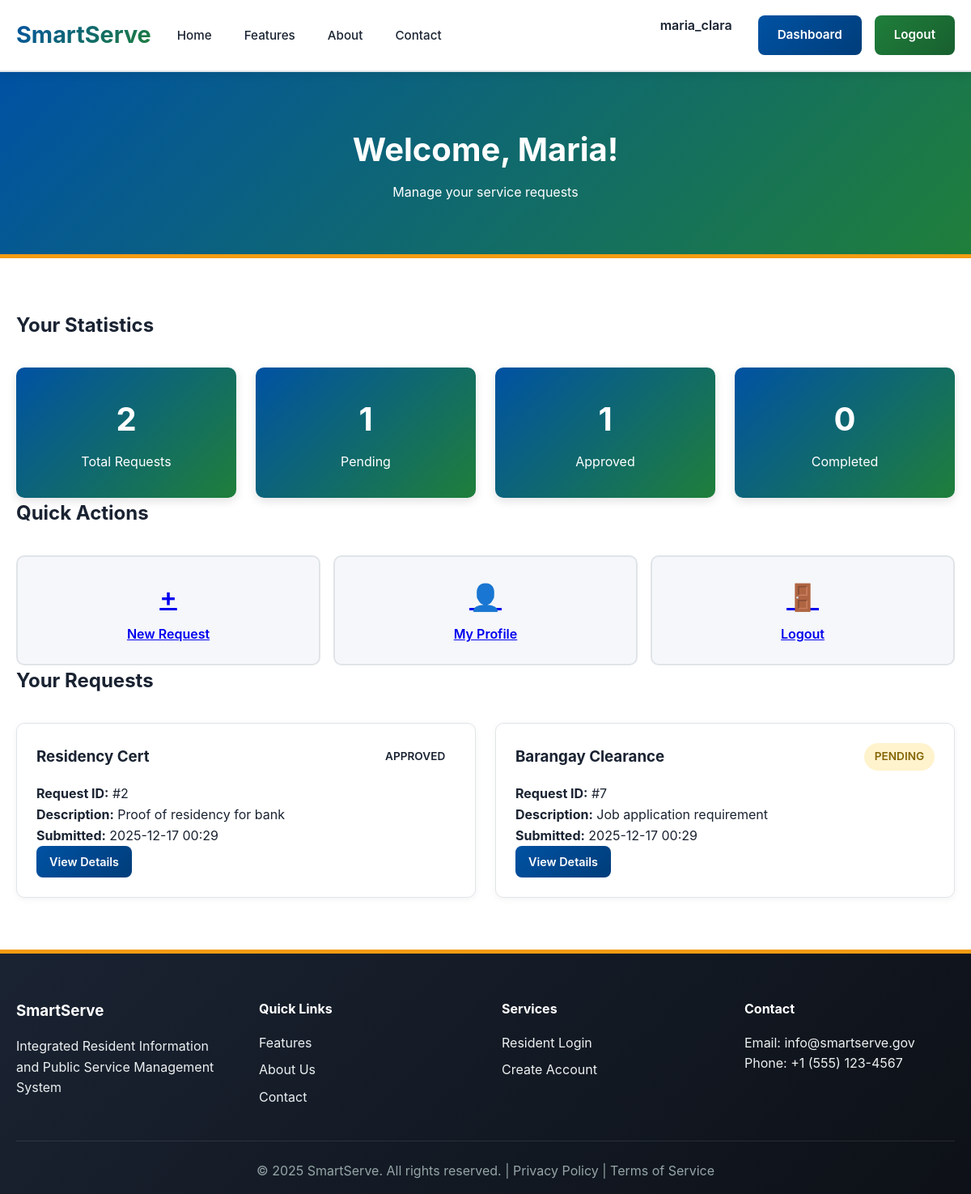
The page /resident/dashboard (signed in) on the database its author committed.
### models.py (models this page shows, shortened)
class User(db.Model):
    __tablename__ = 'user'
    id = db.Column(db.Integer, primary_key=True)
    username = db.Column(db.String(80), unique=True, nullable=False)
    email = db.Column(db.String(120), unique=True, nullable=False)
    password = db.Column(db.String(255), nullable=False)  # Stores Hashed Password
    role = db.Column(db.String(20), default='resident')   # 'admin' or 'resident'
    first_name = db.Column(db.String(100))
    last_name = db.Column(db.String(100))
    phone = db.Column(db.String(20))
    address = db.Column(db.String(255))
    created_at = db.Column(db.DateTime, default=datetime.utcnow)
    requests = db.relationship('Request', backref='user', lazy=True, cascade='all, delete-orphan')
    def is_admin(self):
        return self.role == 'admin'

class Request(db.Model):
    __tablename__ = 'request'
    id = db.Column(db.Integer, primary_key=True)
    user_id = db.Column(db.Integer, db.ForeignKey('user.id'), nullable=False)
    document_type = db.Column(db.String(100), nullable=False)
    description = db.Column(db.Text)
    status = db.Column(db.String(20), default='pending') # Options: pending, approved, rejected, completed
    created_at = db.Column(db.DateTime, default=datetime.utcnow)
    updated_at = db.Column(db.DateTime, default=datetime.utcnow, onupdate=datetime.utcnow)
    admin_notes = db.Column(db.Text)

### app.py (the view)
@app.route('/resident/dashboard')
@login_required
def resident_dashboard():
    user = User.query.get(session['user_id'])
    if user.is_admin(): return redirect(url_for('admin_dashboard'))
    requests = Request.query.filter_by(user_id=user.id).order_by(Request.created_at.desc()).all()
    stats = {
        'total': len(requests),
        'pending': len([r for r in requests if r.status == 'pending']),
        'completed': len([r for r in requests if r.status == 'completed']),
        'approved': len([r for r in requests if r.status == 'approved'])
    }
    return render_template('resident_dashboard.html', user=user, requests=requests, stats=stats)

### app.py (called while the page is built)
def login_required(f):
    @wraps(f)
    def decorated_function(*args, **kwargs):
        if 'user_id' not in session:
            flash('Please log in first.', 'warning')
            return redirect(url_for('login'))
        return f(*args, **kwargs)
    return decorated_function

@app.context_processor
def inject_user():
    user = None
    if 'user_id' in session:
        user = User.query.get(session['user_id'])
    return dict(current_user=user)

### templates/resident_dashboard.html (shortened to what this page needs)
{% extends 'base.html' %}
{% block content %}
<div class="page-header resident-portal">
    <div class="container">
        <h1>Welcome, {{ user.first_name }}!</h1>
        <p>Manage your service requests</p>
    </div>
</div>
<div class="portal-content">
    <div class="container">
        <div class="dashboard-section">
            <h2>Your Statistics</h2>
            <div class="stats-grid">
                <div class="stat-card">
                    <span class="stat-number">{{ stats.total }}</span>
                    <span>Total Requests</span>
                </div>
                <div class="stat-card">
                    <span class="stat-number">{{ stats.pending }}</span>
                    <span>Pending</span>
                </div>
                <div class="stat-card">
                    <span class="stat-number">{{ stats.approved }}</span>
                    <span>Approved</span>
                </div>
                <div class="stat-card">
                    <span class="stat-number">{{ stats.completed }}</span>
                    <span>Completed</span>
                </div>
            </div>
        </div>
        <div class="actions-section">
            <h2>Quick Actions</h2>
            <div class="action-buttons">
                <a href="{{ url_for('submit_request') }}" class="action-btn">
                    <span class="icon">+</span>
                    <span>New Request</span>
                </a>
                <a href="#" class="action-btn">
                    <span class="icon">👤</span>
                    <span>My Profile</span>
                </a>
                <a href="{{ url_for('logout') }}" class="action-btn">
                    <span class="icon">🚪</span>
                    <span>Logout</span>
                </a>
            </div>
        </div>
        <div class="requests-section">
            <h2>Your Requests</h2>
            {% if requests %}
                <div class="request-list">
                    {% for req in requests %}
                        <div class="request-item">
                            <div class="request-header">
                                <h3>{{ req.document_type|replace('_', ' ')|title }}</h3>
                                <span class="status status-{{ req.status }}">{{ req.status|upper }}</span>
                            </div>
                            <p><strong>Request ID:</strong> #{{ req.id }}</p>
                            <p><strong>Description:</strong> {{ req.description }}</p>
                            <p><strong>Submitted:</strong> {{ req.created_at.strftime('%Y-%m-%d %H:%M') }}</p>
                            <a href="{{ url_for('view_request', request_id=req.id) }}" class="btn btn-primary btn-sm">View Details</a>
                        </div>
                    {% endfor %}
                </div>
            {% else %}
                <p>No requests yet. <a href="{{ url_for('submit_request') }}">Submit one now</a></p>
            {% endif %}
        </div>
    </div>
</div>
{% endblock %}

### templates/base.html (shortened to what this page needs)
<!DOCTYPE html>
<html lang="en">
<head>
    <link rel="stylesheet" href="{{ url_for('static', filename='css/style.css') }}">
</head>
<body>
    <nav class="navbar">
        <div class="container">
            <div class="nav-content">
                <div class="logo">
                    <h1><a href="/" style="color: inherit; text-decoration: none;">SmartServe</a></h1>
                </div>
                <ul class="nav-links">
                    <li><a href="/">Home</a></li>
                    <li><a href="/features">Features</a></li>
                    <li><a href="/about">About</a></li>
                    <li><a href="/contact">Contact</a></li>
                </ul>
                <div class="nav-buttons">
                    {% if current_user %}
                        {% if current_user.is_admin() %}
                            <span style="margin-right: 1rem; color: var(--primary-color); font-weight: 600;">Admin: {{ current_user.username }}</span>
                            <a href="{{ url_for('admin_dashboard') }}" class="btn btn-primary">Dashboard</a>
                            <a href="{{ url_for('logout') }}" class="btn btn-secondary">Logout</a>
                        {% else %}
                            <span style="margin-right: 1rem; color: var(--primary-color); font-weight: 600;">{{ current_user.username }}</span>
                            <a href="{{ url_for('resident_dashboard') }}" class="btn btn-primary">Dashboard</a>
                            <a href="{{ url_for('logout') }}" class="btn btn-secondary">Logout</a>
                        {% endif %}
                    {% else %}
                        <a href="{{ url_for('login') }}" class="btn btn-secondary">Login</a>
                        <a href="{{ url_for('register') }}" class="btn btn-primary">Register</a>
                    {% endif %}
                </div>
            </div>
        </div>
    </nav>
    {% block content %}{% endblock %}
    <footer class="footer">
        <div class="container">
            <div class="footer-content">
                <div class="footer-section">
                    <h3>SmartServe</h3>
                    <p>Integrated Resident Information and Public Service Management System</p>
                </div>
                <div class="footer-section">
                    <h4>Quick Links</h4>
                    <ul>
                        <li><a href="/features">Features</a></li>
                        <li><a href="/about">About Us</a></li>
                        <li><a href="/contact">Contact</a></li>
                    </ul>
                </div>
                <div class="footer-section">
                    <h4>Services</h4>
                    <ul>
                        <li><a href="{{ url_for('login') }}">Resident Login</a></li>
                        <li><a href="{{ url_for('register') }}">Create Account</a></li>
                    </ul>
                </div>
                <div class="footer-section">
                    <h4>Contact</h4>
                    <p>Email: info@smartserve.gov</p>
                    <p>Phone: +1 (555) 123-4567</p>
                </div>
            </div>
            <div class="footer-bottom">
                <p>&copy; 2025 SmartServe. All rights reserved. | Privacy Policy | Terms of Service</p>
            </div>
        </div>
    </footer>
</body>
</html>

### rows shown on the page
User: username "maria_clara", first_name "Maria"
Request: document_type "Residency Cert", status "APPROVED", id "2", description "Proof of residency for bank", created_at "2025-12-17 00:29"
Request: document_type "Barangay Clearance", status "PENDING", id "7", description "Job application requirement", created_at "2025-12-17 00:29"

### other values the page prints
{{ stats.total }} "2"
{{ stats.pending }} "1"
{{ stats.approved }} "1"
{{ stats.completed }} "0"
